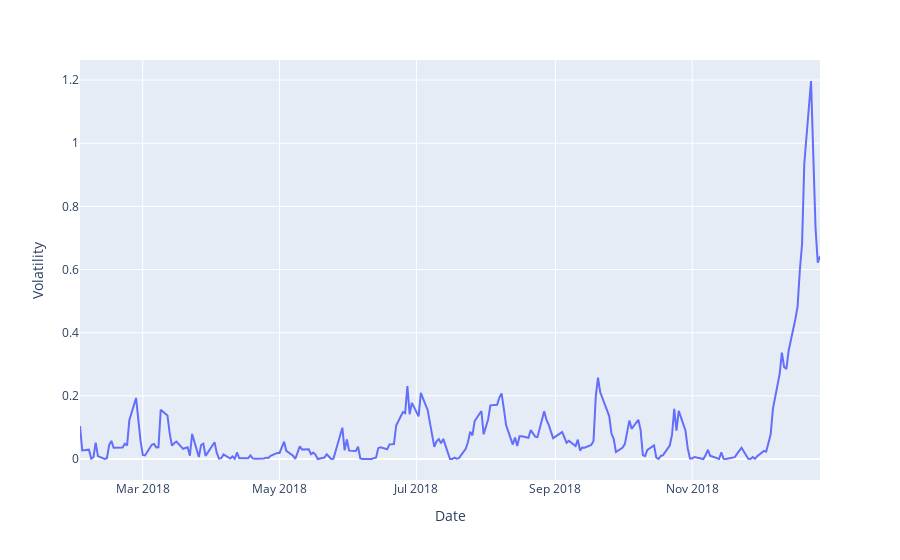

The notebook cell saved with this chart:
### Code cell
fig = px.line(df, x=df['Date'], y=df['Volatility'])
fig.show()

### Figure 1 — Plotly figure (JSON) as saved in the notebook; plotly's stock layout.template omitted (floating-point values rounded to 4 significant figures; data arrays with more than 128 entries replaced by an {"elided": "..."} marker saying what was removed)
{"data": [{"hovertemplate": "Date=%{x}<br>Volatility=%{y}<extra></extra>", "legendgroup": "", "line": {"color": "#636efa", "dash": "solid"}, "mode": "lines", "name": "", "orientation": "v", "showlegend": false, "type": "scatter", "x": {"elided": "229 str values"}, "xaxis": "x", "y": {"elided": "229 float values"}, "yaxis": "y"}], "layout": {"legend": {"tracegroupgap": 0}, "margin": {"t": 60}, "xaxis": {"anchor": "y", "domain": [0, 1], "title": {"text": "Date"}}, "yaxis": {"anchor": "x", "domain": [0, 1], "title": {"text": "Volatility"}}}}
